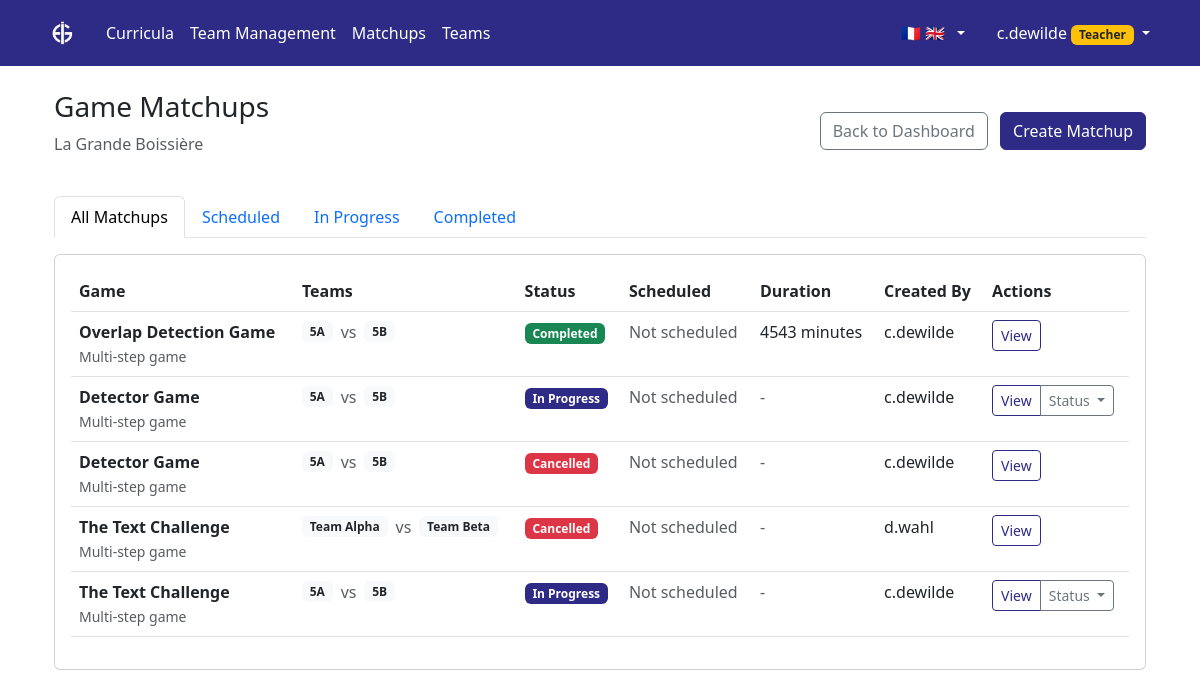
Page /aigames/matchups/ (signed in) on the earlier database version.
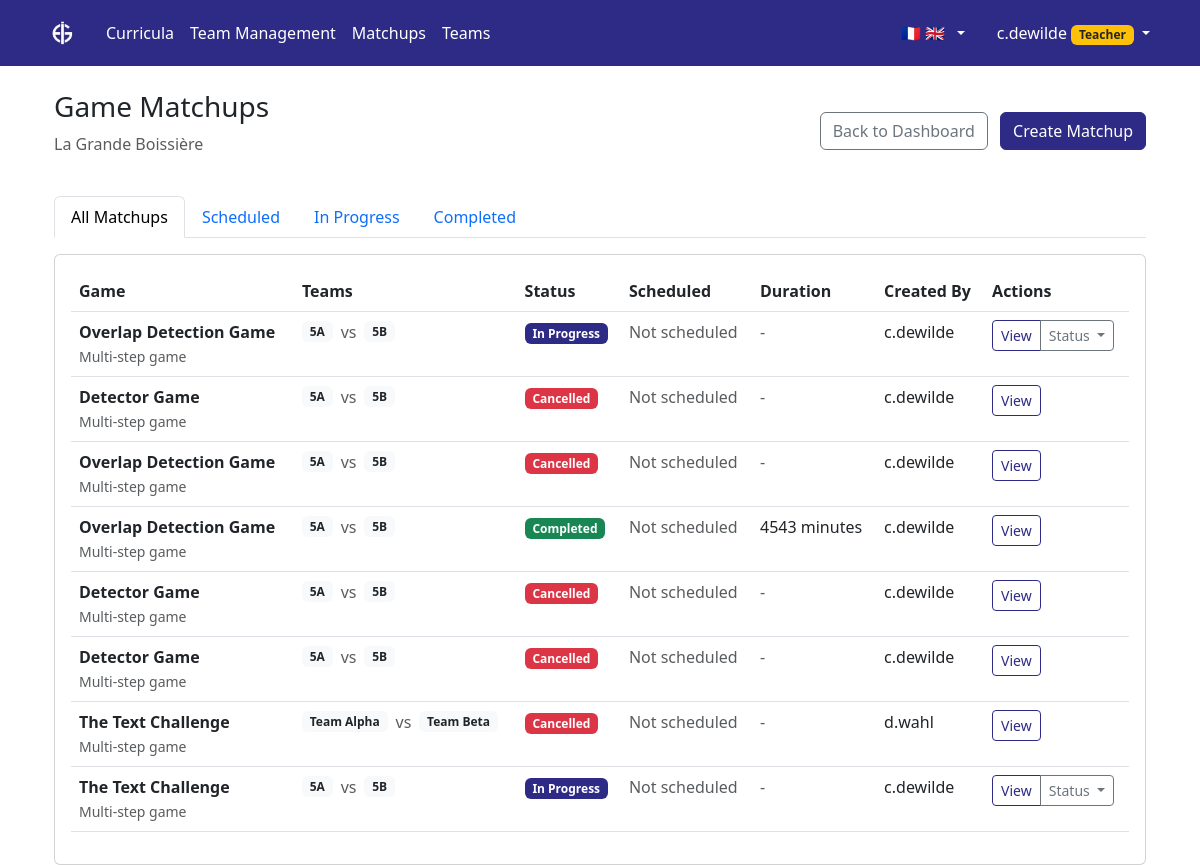
Same page on the later database version.
### aigames/models.py (models this page shows, shortened)
class GameMatchup(models.Model):
    MATCHUP_STATUS_CHOICES = [
        ('scheduled', 'Scheduled'),
        ('in_progress', 'In Progress'),
        ('completed', 'Completed'),
        ('cancelled', 'Cancelled'),
    ]
    ai_game = models.ForeignKey(AiGame, on_delete=models.CASCADE, related_name='matchups')
    team1 = models.ForeignKey(Team, on_delete=models.CASCADE, related_name='matchups_as_team1')
    team2 = models.ForeignKey(Team, on_delete=models.CASCADE, related_name='matchups_as_team2')
    school = models.ForeignKey(School, on_delete=models.CASCADE, related_name='game_matchups')
    created_by = models.ForeignKey(User, on_delete=models.CASCADE, related_name='created_matchups')
    status = models.CharField(max_length=20, choices=MATCHUP_STATUS_CHOICES, default='scheduled')
    scheduled_date = models.DateTimeField(null=True, blank=True, help_text="When the game is scheduled to be played")
    started_at = models.DateTimeField(null=True, blank=True)
    completed_at = models.DateTimeField(null=True, blank=True)
    notes = models.TextField(blank=True, help_text="Teacher notes about this matchup")
    created_at = models.DateTimeField(auto_now_add=True)
    updated_at = models.DateTimeField(auto_now=True)
    @property
    def duration_minutes(self):
        if self.completed_at and self.started_at:
            delta = self.completed_at - self.started_at
            return int(delta.total_seconds() / 60)
        return None
    class Meta:
        ordering = ['-created_at']

class AiGame(models.Model):
    title = models.CharField(max_length=255)
    description = models.TextField(blank=True)
    created_at = models.DateTimeField(auto_now_add=True)
    updated_at = models.DateTimeField(auto_now=True)
    @property
    def has_multiple_steps(self):
        return self.steps.filter(is_active=True).count() > 1
    class Meta:
        ordering = ['title']

class Team(models.Model):
    name = models.CharField(max_length=255)  # Team names unique per school
    description = models.TextField(blank=True)
    school = models.ForeignKey(School, on_delete=models.CASCADE, related_name='teams')
    created_by = models.ForeignKey(User, on_delete=models.CASCADE, related_name='created_teams')
    members = models.ManyToManyField(User, through='TeamMembership', related_name='teams')
    games = models.ManyToManyField(AiGame, through='TeamGameParticipation', related_name='participating_teams')
    is_active = models.BooleanField(default=True)
    created_at = models.DateTimeField(auto_now_add=True)
    updated_at = models.DateTimeField(auto_now=True)
    class Meta:
        ordering = ['name']
        unique_together = ['school', 'name']  # Team names must be unique within each school

### aigames/views.py (the view)
# urls.py: path('matchups/', views.game_matchups_list, name='game_matchups_list'),
@login_required
@user_passes_test(can_create_teams)
def game_matchups_list(request):
    user_school = request.user.profile.school
    matchups = GameMatchup.objects.filter(school=user_school).order_by('-created_at')
    context = {
        'matchups': matchups,
        'user_school': user_school,
    }
    return render(request, 'aigames/game_matchups_list.html', context)

### aigames/models.py (called while the page is built)
    @property
    def logo_url(self):
        if self.logo:
            return self.logo.url
        return None

    @property
    def can_create_teams(self):
        return self.role in ['teacher', 'admin']

    @property
    def can_create_games(self):
        return self.role == 'admin'

    @property
    def can_modify_syllabus(self):
        return self.role == 'admin'

### aigames/views.py (called while the page is built)
def can_create_teams(user):
    if not user.is_authenticated:
        return False
    try:
        return user.profile.can_create_teams
    except UserProfile.DoesNotExist:
        return False

### aigames/templates/aigames/game_matchups_list.html (shortened to what the changed rows need)
{% extends 'syllabus/base.html' %}
{% block content %}
<div class="container-fluid">
    <div class="row">
        <div class="col-12">
            <div class="d-flex justify-content-between align-items-center mb-4">
                <div>
                    <h1 class="h3">Game Matchups</h1>
                </div>
            </div>
        </div>
    </div>
    {% if matchups %}
    <div class="row">
        <div class="col-12">
            <div class="card">
                <div class="card-body">
                    <div class="table-responsive">
                        <table class="table table-hover" id="matchupsTable">
                            <thead>
                                <tr>
                                    <th>Game</th>
                                    <th>Teams</th>
                                    <th>Status</th>
                                    <th>Scheduled</th>
                                    <th>Duration</th>
                                    <th>Created By</th>
                                    <th>Actions</th>
                                </tr>
                            </thead>
                            <tbody>
                                {% for matchup in matchups %}
                                <tr data-status="{{ matchup.status }}">
                                    <td>
                                        <strong>{{ matchup.ai_game.title }}</strong>
                                        {% if matchup.ai_game.has_multiple_steps %}
                                            <br><small class="text-muted">Multi-step game</small>
                                        {% endif %}
                                    </td>
                                    <td>
                                        <div class="d-flex align-items-center">
                                            <span class="badge bg-light text-dark me-2">{{ matchup.team1.name }}</span>
                                            <span class="text-muted">vs</span>
                                            <span class="badge bg-light text-dark ms-2">{{ matchup.team2.name }}</span>
                                        </div>
                                    </td>
                                    <td>
                                        {% if matchup.status == 'scheduled' %}
                                            <span class="badge bg-warning">{{ matchup.get_status_display }}</span>
                                        {% elif matchup.status == 'in_progress' %}
                                            <span class="badge bg-primary">{{ matchup.get_status_display }}</span>
                                        {% elif matchup.status == 'completed' %}
                                            <span class="badge bg-success">{{ matchup.get_status_display }}</span>
                                        {% elif matchup.status == 'cancelled' %}
                                            <span class="badge bg-danger">{{ matchup.get_status_display }}</span>
                                        {% else %}
                                            <span class="badge bg-secondary">{{ matchup.get_status_display }}</span>
                                        {% endif %}
                                    </td>
                                    <td>
                                        {% if matchup.scheduled_date %}
                                            {{ matchup.scheduled_date|date:"M d, Y H:i" }}
                                        {% else %}
                                            <span class="text-muted">Not scheduled</span>
                                        {% endif %}
                                    </td>
                                    <td>
                                        {% if matchup.duration_minutes %}
                                            {{ matchup.duration_minutes }} minutes
                                        {% else %}
                                            <span class="text-muted">-</span>
                                        {% endif %}
                                    </td>
                                    <td>{{ matchup.created_by.get_full_name|default:matchup.created_by.username }}</td>
                                    <td>
                                        <div class="btn-group" role="group">
                                            <a href="{% url 'aigames:game_matchup_detail' matchup.id %}" class="btn btn-sm btn-outline-primary">
                                                 View
                                            </a>
                                            {% if matchup.status != 'completed' and matchup.status != 'cancelled' %}
                                            <div class="btn-group" role="group">
                                                <button type="button" class="btn btn-sm btn-outline-secondary dropdown-toggle" data-bs-toggle="dropdown">
                                                    Status
                                                </button>
                                            </div>
                                            {% endif %}
                                        </div>
                                    </td>
                                </tr>
                                {% endfor %}
                            </tbody>
                        </table>
                    </div>
                </div>
            </div>
        </div>
    </div>
    {% endif %}
</div>
{% endblock %}

Differences in the rows shown:
added GameMatchup: ai_game "Overlap Detection Game", shows "Multi-step game", team1.name "5A", team2.name "5B", status "In Progress", shows "Not scheduled", created_by.get_full_name "c.dewilde", shows "Status"
added GameMatchup: ai_game "Detector Game", shows "Multi-step game", team1.name "5A", team2.name "5B", status "Cancelled", shows "Not scheduled", created_by.get_full_name "c.dewilde"
added GameMatchup: ai_game "Overlap Detection Game", shows "Multi-step game", team1.name "5A", team2.name "5B", status "Cancelled", shows "Not scheduled", created_by.get_full_name "c.dewilde"
changed GameMatchup (number 5 of 8 on the later page): status "In Progress" → "Cancelled"
